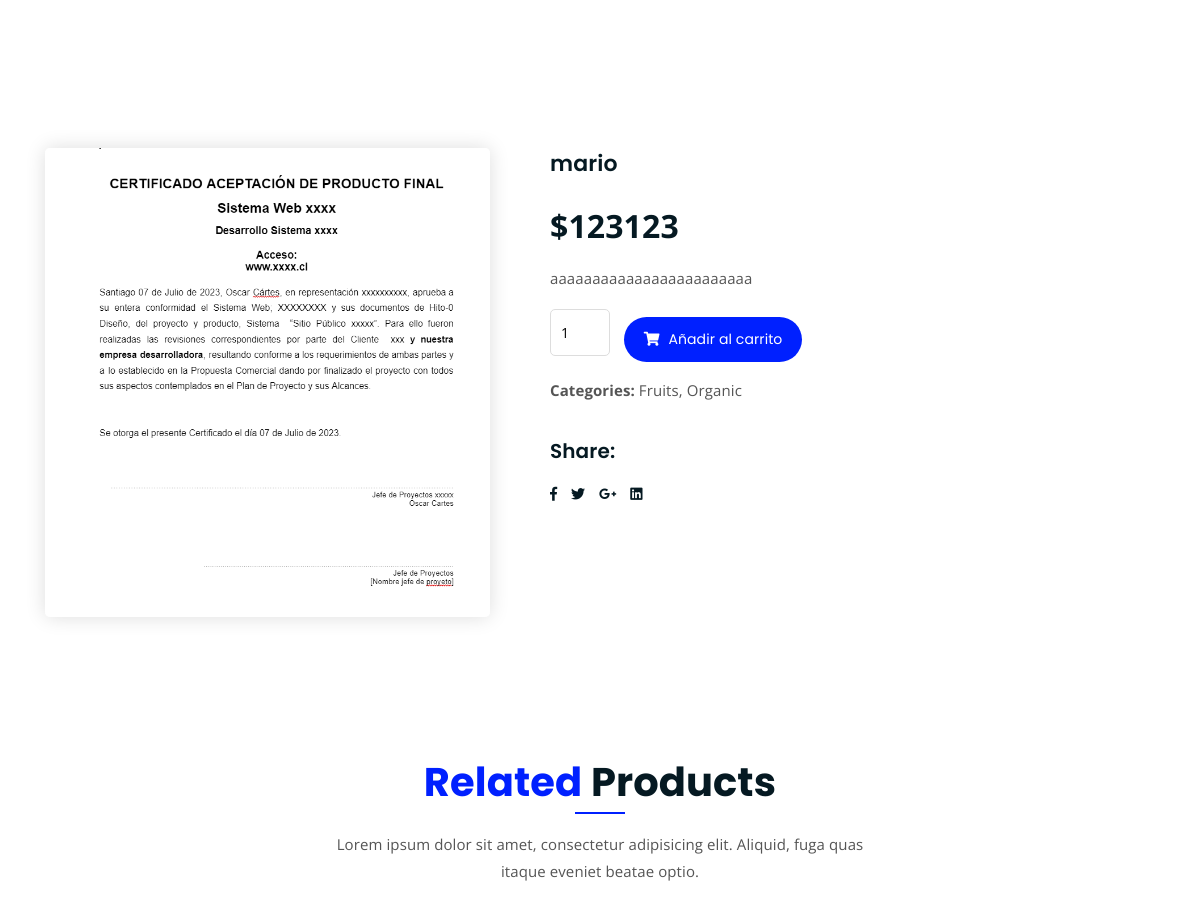
Page /descripcion/4/ (middle part) on the earlier database version.
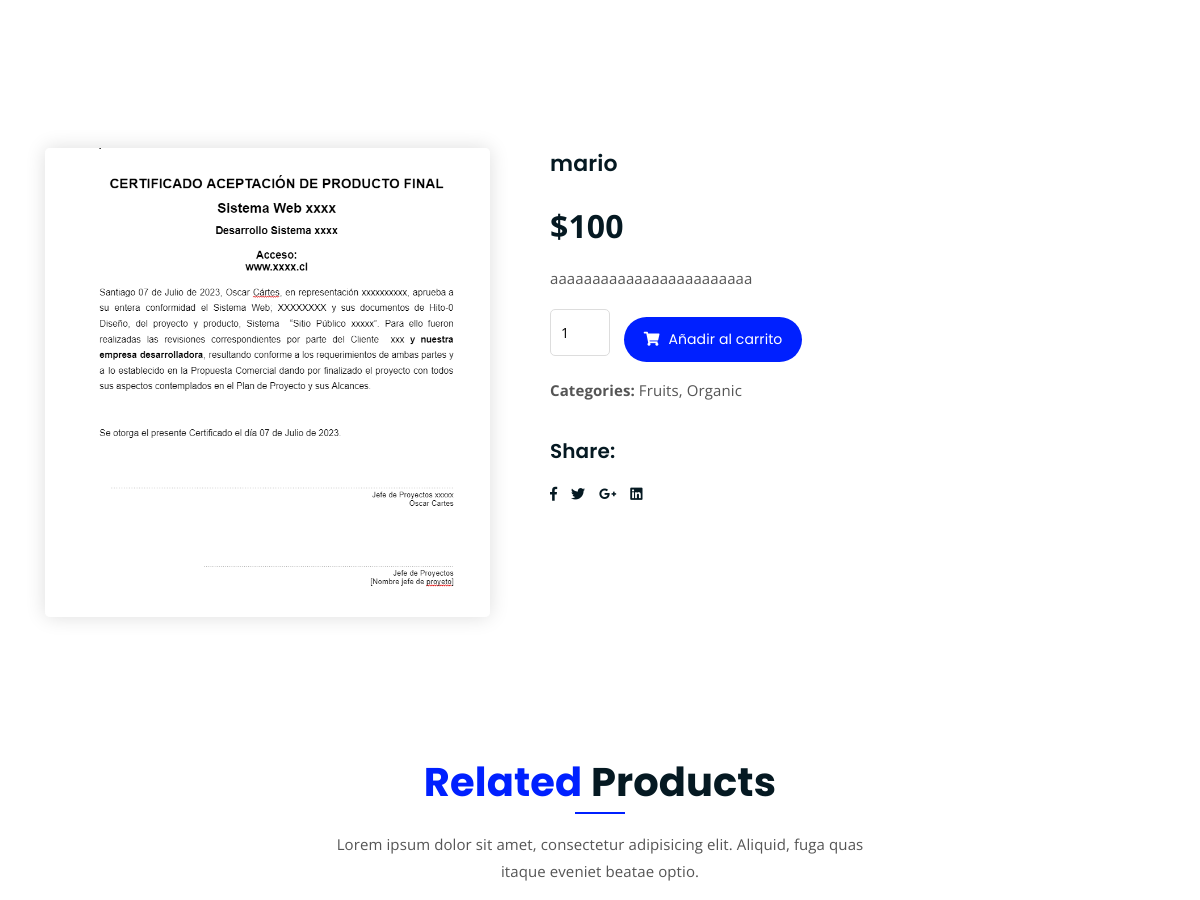
Same page on the later database version.
### core/models.py (models this page shows, shortened)
class Producto(models.Model):
    nombre = models.CharField(max_length=50)
    precio = models.IntegerField()
    stock = models.IntegerField()
    descripcion = models.CharField(max_length=250)
    tipo = models.ForeignKey(TipoProducto, on_delete=models.CASCADE)
    vencimiento = models.DateField(default=date.today)
    imagen = models.ImageField(null=True,blank=True)
    vigente = models.BooleanField()

### core/views.py (the view, shortened to what this page needs)
# urls.py: path('descripcion/<id>/', descripcion, name="descripcion"),
def descripcion(request, id):
    producto = get_object_or_404(Producto, id=id)
    return render(request, 'core/descripcion.html', {'Productos': producto})

### core/templates/core/descripcion.html (shortened to what this page needs)
{% extends 'core/base.html' %}
{% load static %}
{% block contenido %}
<div class="single-product mt-150 mb-150">
    <div class="container">
        <div class="row">
            <div class="col-md-5">
                <div class="single-product-img">
                    <img src=" {{ Productos.imagen.url }}" alt="">
                </div>
            </div>
            <div class="col-md-7">
                <div class="single-product-content">
                    <h3>{{ Productos.nombre }}</h3>
                    <p class="single-product-pricing"> ${{ Productos.precio }}</p>
                    <p>{{ Productos.descripcion }}</p>
                    <div class="single-product-form">
                        <form id="product-form" action="{% url 'descripcion' Productos.id %}" method="post"
                            style="display:inline;">
                            <input type="number" name="cantidad_agregada" value="1" min="1" max="{{ Productos.stock }}"
                                style="width: 60px; margin-right: 10px;">
                            <a href="javascript:void(0);" class="cart-btn"
                                onclick="document.getElementById('product-form').submit();">
                                <i class="fas fa-shopping-cart"></i> Añadir al carrito
                            </a>
                        </form>
                        <p><strong>Categories: </strong>Fruits, Organic</p>
                    </div>
                    <h4>Share:</h4>
                    <ul class="product-share">
                        <li><a href=""><i class="fab fa-facebook-f"></i></a></li>
                        <li><a href=""><i class="fab fa-twitter"></i></a></li>
                        <li><a href=""><i class="fab fa-google-plus-g"></i></a></li>
                        <li><a href=""><i class="fab fa-linkedin"></i></a></li>
                    </ul>
                </div>
            </div>
        </div>
    </div>
</div>
<div class="product-section mt-150 mb-150" style="margin-bottom: 400px;">
    <div class="container">
        <div class="row">
            <div class="col-lg-8 offset-lg-2 text-center">
                <div class="section-title">
                    <h3><span class="orange-text">Related</span> Products</h3>
                    <p>Lorem ipsum dolor sit amet, consectetur adipisicing elit. Aliquid, fuga quas itaque eveniet
                        beatae optio.</p>
                </div>
            </div>
        </div>
    </div>
</div>
{% endblock %}

Differences in the rows shown:
changed Producto "mario": precio "123123" → "100"
